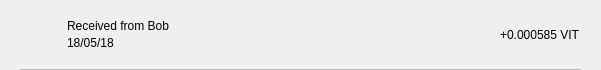
<?xml version="1.0" encoding="UTF-8"?>
<ui version="4.0">
 <class>TxRow</class>
 <widget class="QWidget" name="TxRow">
  <property name="geometry">
   <rect>
    <x>0</x>
    <y>0</y>
    <width>601</width>
    <height>70</height>
   </rect>
  </property>
  <property name="minimumSize">
   <size>
    <width>0</width>
    <height>40</height>
   </size>
  </property>
  <property name="windowTitle">
   <string>Form</string>
  </property>
  <layout class="QVBoxLayout" name="verticalLayout_3">
   <property name="spacing">
    <number>0</number>
   </property>
   <property name="leftMargin">
    <number>0</number>
   </property>
   <property name="topMargin">
    <number>0</number>
   </property>
   <property name="rightMargin">
    <number>0</number>
   </property>
   <property name="bottomMargin">
    <number>0</number>
   </property>
   <item>
    <widget class="QWidget" name="rowContainer" native="true">
     <layout class="QVBoxLayout" name="verticalLayout_2">
      <property name="spacing">
       <number>9</number>
      </property>
      <property name="leftMargin">
       <number>20</number>
      </property>
      <property name="topMargin">
       <number>9</number>
      </property>
      <property name="rightMargin">
       <number>20</number>
      </property>
      <property name="bottomMargin">
       <number>0</number>
      </property>
      <item>
       <widget class="QFrame" name="frame">
        <property name="styleSheet">
         <string notr="true">border:none;</string>
        </property>
        <property name="frameShape">
         <enum>QFrame::StyledPanel</enum>
        </property>
        <property name="frameShadow">
         <enum>QFrame::Raised</enum>
        </property>
        <layout class="QHBoxLayout" name="horizontalLayout" stretch="0,2,0">
         <property name="leftMargin">
          <number>0</number>
         </property>
         <property name="topMargin">
          <number>0</number>
         </property>
         <property name="rightMargin">
          <number>0</number>
         </property>
         <property name="bottomMargin">
          <number>0</number>
         </property>
         <item>
          <widget class="QPushButton" name="icon">
           <property name="focusPolicy">
            <enum>Qt::NoFocus</enum>
           </property>
           <property name="styleSheet">
            <string notr="true">border:none;</string>
           </property>
           <property name="text">
            <string/>
           </property>
           <property name="iconSize">
            <size>
             <width>28</width>
             <height>28</height>
            </size>
           </property>
          </widget>
         </item>
         <item>
          <layout class="QVBoxLayout" name="verticalLayout">
           <property name="spacing">
            <number>3</number>
           </property>
           <property name="leftMargin">
            <number>9</number>
           </property>
           <item>
            <widget class="QLabel" name="lblAddress">
             <property name="styleSheet">
              <string notr="true"/>
             </property>
             <property name="text">
              <string>Received from Bob</string>
             </property>
             <property name="alignment">
              <set>Qt::AlignBottom|Qt::AlignLeading|Qt::AlignLeft</set>
             </property>
            </widget>
           </item>
           <item>
            <widget class="QLabel" name="lblDate">
             <property name="styleSheet">
              <string notr="true"/>
             </property>
             <property name="text">
              <string>18/05/18</string>
             </property>
             <property name="alignment">
              <set>Qt::AlignLeading|Qt::AlignLeft|Qt::AlignTop</set>
             </property>
            </widget>
           </item>
          </layout>
         </item>
         <item>
          <widget class="QLabel" name="lblAmount">
           <property name="styleSheet">
            <string notr="true"/>
           </property>
           <property name="text">
            <string>+0.000585 VIT</string>
           </property>
          </widget>
         </item>
        </layout>
       </widget>
      </item>
      <item>
       <widget class="QLabel" name="lblDivisory">
        <property name="minimumSize">
         <size>
          <width>0</width>
          <height>1</height>
         </size>
        </property>
        <property name="maximumSize">
         <size>
          <width>16777215</width>
          <height>1</height>
         </size>
        </property>
        <property name="styleSheet">
         <string notr="true">background-color:#bababa;</string>
        </property>
        <property name="text">
         <string/>
        </property>
        <property name="alignment">
         <set>Qt::AlignBottom|Qt::AlignLeading|Qt::AlignLeft</set>
        </property>
       </widget>
      </item>
     </layout>
    </widget>
   </item>
  </layout>
 </widget>
 <resources/>
 <connections/>
</ui>
